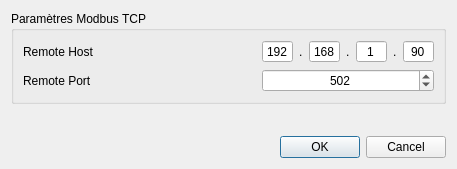
<?xml version="1.0" encoding="UTF-8"?>
<ui version="4.0">
 <class>DialogPreferences</class>
 <widget class="QDialog" name="DialogPreferences">
  <property name="geometry">
   <rect>
    <x>0</x>
    <y>0</y>
    <width>457</width>
    <height>169</height>
   </rect>
  </property>
  <property name="windowTitle">
   <string>Dialog</string>
  </property>
  <layout class="QVBoxLayout" name="verticalLayout">
   <item>
    <widget class="QGroupBox" name="groupBox">
     <property name="title">
      <string>Paramètres Modbus TCP</string>
     </property>
     <layout class="QGridLayout" name="gridLayout_2">
      <item row="0" column="0">
       <widget class="QLabel" name="label_Host">
        <property name="minimumSize">
         <size>
          <width>125</width>
          <height>0</height>
         </size>
        </property>
        <property name="text">
         <string>Remote Host</string>
        </property>
       </widget>
      </item>
      <item row="0" column="2">
       <layout class="QHBoxLayout" name="horizontalLayout">
        <item>
         <widget class="QSpinBox" name="spinBox_Addr1">
          <property name="alignment">
           <set>Qt::AlignCenter</set>
          </property>
          <property name="buttonSymbols">
           <enum>QAbstractSpinBox::NoButtons</enum>
          </property>
          <property name="maximum">
           <number>255</number>
          </property>
          <property name="value">
           <number>192</number>
          </property>
         </widget>
        </item>
        <item>
         <widget class="QLabel" name="label_3">
          <property name="text">
           <string>.</string>
          </property>
         </widget>
        </item>
        <item>
         <widget class="QSpinBox" name="spinBox_Addr2">
          <property name="alignment">
           <set>Qt::AlignCenter</set>
          </property>
          <property name="buttonSymbols">
           <enum>QAbstractSpinBox::NoButtons</enum>
          </property>
          <property name="maximum">
           <number>255</number>
          </property>
          <property name="value">
           <number>168</number>
          </property>
         </widget>
        </item>
        <item>
         <widget class="QLabel" name="label_4">
          <property name="text">
           <string>.</string>
          </property>
         </widget>
        </item>
        <item>
         <widget class="QSpinBox" name="spinBox_Addr3">
          <property name="alignment">
           <set>Qt::AlignCenter</set>
          </property>
          <property name="buttonSymbols">
           <enum>QAbstractSpinBox::NoButtons</enum>
          </property>
          <property name="maximum">
           <number>255</number>
          </property>
          <property name="value">
           <number>1</number>
          </property>
         </widget>
        </item>
        <item>
         <widget class="QLabel" name="label">
          <property name="text">
           <string>.</string>
          </property>
         </widget>
        </item>
        <item>
         <widget class="QSpinBox" name="spinBox_Addr4">
          <property name="alignment">
           <set>Qt::AlignCenter</set>
          </property>
          <property name="buttonSymbols">
           <enum>QAbstractSpinBox::NoButtons</enum>
          </property>
          <property name="maximum">
           <number>255</number>
          </property>
          <property name="value">
           <number>90</number>
          </property>
         </widget>
        </item>
       </layout>
      </item>
      <item row="1" column="0">
       <widget class="QLabel" name="label_Port">
        <property name="minimumSize">
         <size>
          <width>125</width>
          <height>0</height>
         </size>
        </property>
        <property name="text">
         <string>Remote Port</string>
        </property>
       </widget>
      </item>
      <item row="0" column="1">
       <spacer name="horizontalSpacer_3">
        <property name="orientation">
         <enum>Qt::Horizontal</enum>
        </property>
        <property name="sizeHint" stdset="0">
         <size>
          <width>40</width>
          <height>20</height>
         </size>
        </property>
       </spacer>
      </item>
      <item row="1" column="2">
       <widget class="QSpinBox" name="spinBox_Port">
        <property name="alignment">
         <set>Qt::AlignCenter</set>
        </property>
        <property name="maximum">
         <number>65535</number>
        </property>
        <property name="value">
         <number>502</number>
        </property>
       </widget>
      </item>
     </layout>
    </widget>
   </item>
   <item>
    <spacer name="verticalSpacer">
     <property name="orientation">
      <enum>Qt::Vertical</enum>
     </property>
     <property name="sizeHint" stdset="0">
      <size>
       <width>20</width>
       <height>7</height>
      </size>
     </property>
    </spacer>
   </item>
   <item>
    <widget class="QDialogButtonBox" name="buttonBox">
     <property name="orientation">
      <enum>Qt::Horizontal</enum>
     </property>
     <property name="standardButtons">
      <set>QDialogButtonBox::Cancel|QDialogButtonBox::Ok</set>
     </property>
    </widget>
   </item>
  </layout>
 </widget>
 <resources/>
 <connections>
  <connection>
   <sender>buttonBox</sender>
   <signal>accepted()</signal>
   <receiver>DialogPreferences</receiver>
   <slot>accept()</slot>
   <hints>
    <hint type="sourcelabel">
     <x>231</x>
     <y>149</y>
    </hint>
    <hint type="destinationlabel">
     <x>228</x>
     <y>123</y>
    </hint>
   </hints>
  </connection>
  <connection>
   <sender>buttonBox</sender>
   <signal>rejected()</signal>
   <receiver>DialogPreferences</receiver>
   <slot>reject()</slot>
   <hints>
    <hint type="sourcelabel">
     <x>282</x>
     <y>147</y>
    </hint>
    <hint type="destinationlabel">
     <x>278</x>
     <y>124</y>
    </hint>
   </hints>
  </connection>
 </connections>
</ui>
